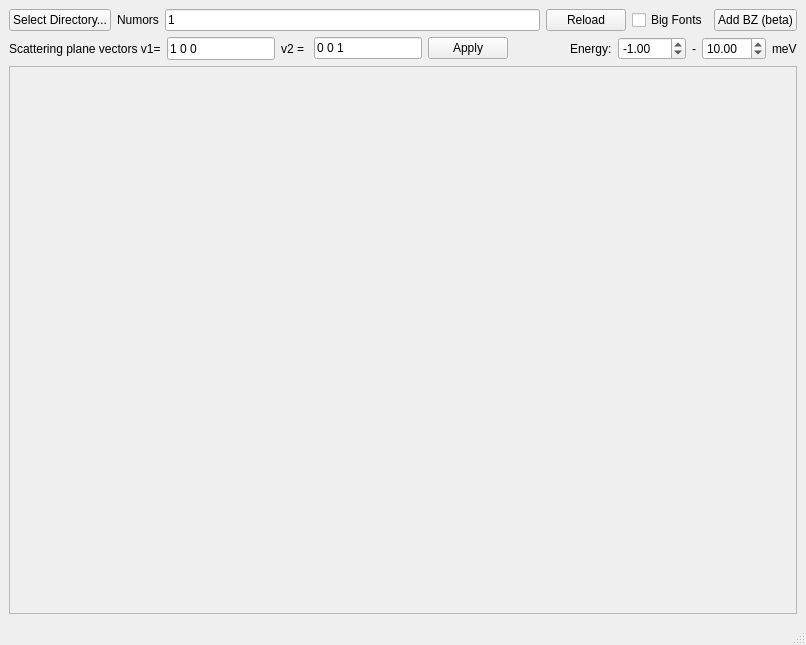
<?xml version="1.0" encoding="UTF-8"?>
<ui version="4.0">
 <class>MainWindow</class>
 <widget class="QMainWindow" name="MainWindow">
  <property name="geometry">
   <rect>
    <x>0</x>
    <y>0</y>
    <width>806</width>
    <height>645</height>
   </rect>
  </property>
  <property name="windowTitle">
   <string>Reciprocal space coverage analyzer</string>
  </property>
  <widget class="QWidget" name="centralwidget">
   <property name="sizePolicy">
    <sizepolicy hsizetype="Preferred" vsizetype="Preferred">
     <horstretch>0</horstretch>
     <verstretch>0</verstretch>
    </sizepolicy>
   </property>
   <layout class="QGridLayout" name="gridLayout">
    <item row="0" column="0">
     <layout class="QVBoxLayout" name="verticalLayout" stretch="0,0,1">
      <item>
       <layout class="QHBoxLayout" name="horizontalLayout" stretch="0,0,0,0,0,0">
        <property name="bottomMargin">
         <number>0</number>
        </property>
        <item>
         <widget class="QPushButton" name="btnSelectDir">
          <property name="text">
           <string>Select Directory...</string>
          </property>
         </widget>
        </item>
        <item>
         <widget class="QLabel" name="label">
          <property name="text">
           <string>Numors</string>
          </property>
         </widget>
        </item>
        <item>
         <widget class="QLineEdit" name="txtNumors">
          <property name="text">
           <string>1</string>
          </property>
         </widget>
        </item>
        <item>
         <widget class="QPushButton" name="btnLoad">
          <property name="text">
           <string>Reload</string>
          </property>
         </widget>
        </item>
        <item>
         <widget class="QCheckBox" name="chkBigFont">
          <property name="text">
           <string>Big Fonts</string>
          </property>
         </widget>
        </item>
        <item>
         <widget class="QPushButton" name="btnAddBZ">
          <property name="text">
           <string>Add BZ (beta)</string>
          </property>
         </widget>
        </item>
       </layout>
      </item>
      <item>
       <layout class="QHBoxLayout" name="horizontalLayout_2">
        <item>
         <widget class="QLabel" name="label_5">
          <property name="text">
           <string>Scattering plane vectors v1=</string>
          </property>
         </widget>
        </item>
        <item>
         <widget class="QLineEdit" name="txtV1">
          <property name="sizePolicy">
           <sizepolicy hsizetype="Preferred" vsizetype="Preferred">
            <horstretch>0</horstretch>
            <verstretch>0</verstretch>
           </sizepolicy>
          </property>
          <property name="text">
           <string>1 0 0</string>
          </property>
         </widget>
        </item>
        <item>
         <widget class="QLabel" name="label_6">
          <property name="text">
           <string>v2 = </string>
          </property>
         </widget>
        </item>
        <item>
         <widget class="QLineEdit" name="txtV2">
          <property name="sizePolicy">
           <sizepolicy hsizetype="Preferred" vsizetype="Fixed">
            <horstretch>0</horstretch>
            <verstretch>0</verstretch>
           </sizepolicy>
          </property>
          <property name="text">
           <string>0 0 1</string>
          </property>
         </widget>
        </item>
        <item>
         <widget class="QPushButton" name="btnShow">
          <property name="text">
           <string>Apply</string>
          </property>
         </widget>
        </item>
        <item>
         <spacer name="horizontalSpacer">
          <property name="orientation">
           <enum>Qt::Horizontal</enum>
          </property>
          <property name="sizeHint" stdset="0">
           <size>
            <width>40</width>
            <height>20</height>
           </size>
          </property>
         </spacer>
        </item>
        <item>
         <widget class="QLabel" name="label_2">
          <property name="text">
           <string>Energy:</string>
          </property>
         </widget>
        </item>
        <item>
          <widget class="QDoubleSpinBox" name="fltEmin">
            <property name="minimum">
              <double>-299.990000000000009</double>
            </property>
            <property name="value">
              <double>-1.0</double>
            </property>
        </widget>
        </item>
        <item>
         <widget class="QLabel" name="label_3">
          <property name="text">
           <string>-</string>
          </property>
         </widget>
        </item>
        <item>
         <widget class="QDoubleSpinBox" name="fltEmax">
          <property name="maximum">
           <double>299.990000000000009</double>
          </property>
          <property name="value">
           <double>10.000000000000000</double>
          </property>
         </widget>
        </item>
        <item>
         <widget class="QLabel" name="label_4">
          <property name="text">
           <string>meV</string>
          </property>
         </widget>
        </item>
       </layout>
      </item>
      <item>
       <widget class="QFrame" name="frmPlot">
        <property name="frameShape">
         <enum>QFrame::StyledPanel</enum>
        </property>
        <property name="frameShadow">
         <enum>QFrame::Raised</enum>
        </property>
       </widget>
      </item>
     </layout>
    </item>
   </layout>
  </widget>
  <widget class="QMenuBar" name="menubar">
   <property name="geometry">
    <rect>
     <x>0</x>
     <y>0</y>
     <width>806</width>
     <height>21</height>
    </rect>
   </property>
  </widget>
  <widget class="QStatusBar" name="statusbar"/>
 </widget>
 <resources/>
 <connections/>
</ui>
